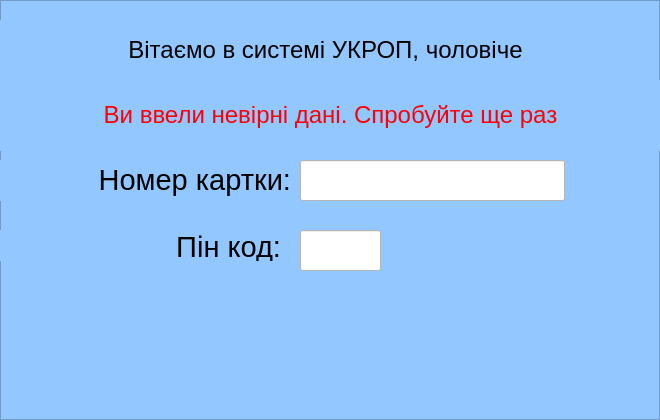
<?xml version="1.0" encoding="UTF-8"?>
<ui version="4.0">
 <class>LoginScreen</class>
 <widget class="QFrame" name="LoginScreen">
  <property name="geometry">
   <rect>
    <x>0</x>
    <y>0</y>
    <width>660</width>
    <height>420</height>
   </rect>
  </property>
  <property name="windowTitle">
   <string>Frame</string>
  </property>
  <property name="accessibleName">
   <string notr="true"/>
  </property>
  <property name="styleSheet">
   <string notr="true">background-color: rgb(147, 199, 255)</string>
  </property>
  <property name="frameShape">
   <enum>QFrame::StyledPanel</enum>
  </property>
  <property name="frameShadow">
   <enum>QFrame::Raised</enum>
  </property>
  <widget class="QLineEdit" name="card_number">
   <property name="enabled">
    <bool>true</bool>
   </property>
   <property name="geometry">
    <rect>
     <x>300</x>
     <y>160</y>
     <width>265</width>
     <height>41</height>
    </rect>
   </property>
   <property name="font">
    <font>
     <pointsize>22</pointsize>
    </font>
   </property>
   <property name="styleSheet">
    <string notr="true">background-color: rgb(255, 255, 255)</string>
   </property>
   <property name="text">
    <string/>
   </property>
   <property name="maxLength">
    <number>16</number>
   </property>
  </widget>
  <widget class="QLabel" name="label">
   <property name="geometry">
    <rect>
     <x>-40</x>
     <y>160</y>
     <width>331</width>
     <height>41</height>
    </rect>
   </property>
   <property name="font">
    <font>
     <pointsize>22</pointsize>
    </font>
   </property>
   <property name="text">
    <string>&lt;html&gt;&lt;head/&gt;&lt;body&gt;&lt;p align=&quot;right&quot;&gt;Номер картки:&lt;/p&gt;&lt;/body&gt;&lt;/html&gt;</string>
   </property>
  </widget>
  <widget class="QLabel" name="label_2">
   <property name="geometry">
    <rect>
     <x>-40</x>
     <y>230</y>
     <width>321</width>
     <height>31</height>
    </rect>
   </property>
   <property name="font">
    <font>
     <pointsize>22</pointsize>
    </font>
   </property>
   <property name="text">
    <string>&lt;html&gt;&lt;head/&gt;&lt;body&gt;&lt;p align=&quot;right&quot;&gt;Пін код:&lt;/p&gt;&lt;/body&gt;&lt;/html&gt;</string>
   </property>
  </widget>
  <widget class="QLineEdit" name="pin">
   <property name="enabled">
    <bool>true</bool>
   </property>
   <property name="geometry">
    <rect>
     <x>300</x>
     <y>230</y>
     <width>81</width>
     <height>41</height>
    </rect>
   </property>
   <property name="font">
    <font>
     <pointsize>22</pointsize>
    </font>
   </property>
   <property name="accessibleName">
    <string/>
   </property>
   <property name="accessibleDescription">
    <string/>
   </property>
   <property name="styleSheet">
    <string notr="true">background-color: rgb(255, 255, 255)</string>
   </property>
   <property name="text">
    <string/>
   </property>
   <property name="maxLength">
    <number>4</number>
   </property>
   <property name="echoMode">
    <enum>QLineEdit::Password</enum>
   </property>
   <property name="placeholderText">
    <string/>
   </property>
   <property name="clearButtonEnabled">
    <bool>false</bool>
   </property>
  </widget>
  <widget class="QLabel" name="label_3">
   <property name="geometry">
    <rect>
     <x>0</x>
     <y>20</y>
     <width>651</width>
     <height>61</height>
    </rect>
   </property>
   <property name="text">
    <string>&lt;html&gt;&lt;head/&gt;&lt;body&gt;&lt;p align=&quot;center&quot;&gt;&lt;span style=&quot; font-size:18pt;&quot;&gt;Вітаємо в системі УКРОП, чоловіче&lt;/span&gt;&lt;/p&gt;&lt;/body&gt;&lt;/html&gt;</string>
   </property>
   <property name="textFormat">
    <enum>Qt::AutoText</enum>
   </property>
  </widget>
  <widget class="QLabel" name="error">
   <property name="enabled">
    <bool>true</bool>
   </property>
   <property name="geometry">
    <rect>
     <x>0</x>
     <y>80</y>
     <width>661</width>
     <height>71</height>
    </rect>
   </property>
   <property name="acceptDrops">
    <bool>false</bool>
   </property>
   <property name="text">
    <string>&lt;html&gt;&lt;head/&gt;&lt;body&gt;&lt;p align=&quot;center&quot;&gt;&lt;span style=&quot; font-size:18pt; color:#ff0004;&quot;&gt;Ви ввели невірні дані. Спробуйте ще раз&lt;/span&gt;&lt;/p&gt;&lt;/body&gt;&lt;/html&gt;</string>
   </property>
   <property name="textFormat">
    <enum>Qt::AutoText</enum>
   </property>
  </widget>
 </widget>
 <resources/>
 <connections/>
</ui>
